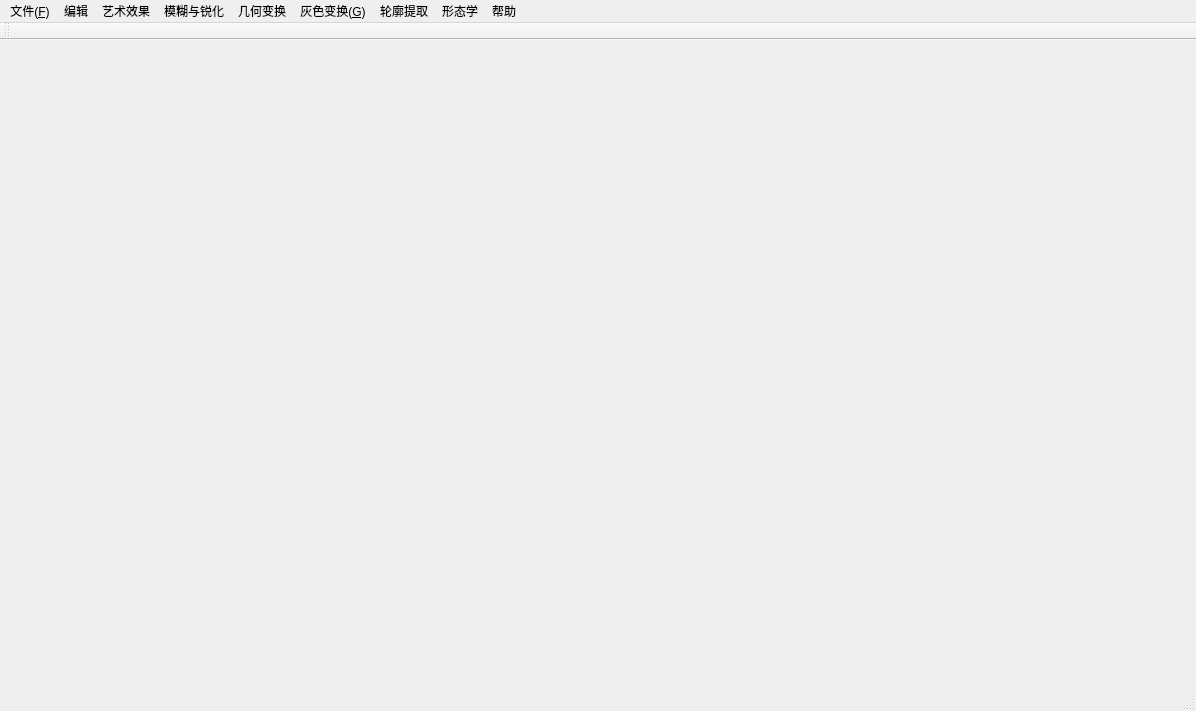
<?xml version="1.0" encoding="UTF-8"?>
<ui version="4.0">
 <class>MainWindow</class>
 <widget class="QMainWindow" name="MainWindow">
  <property name="geometry">
   <rect>
    <x>0</x>
    <y>0</y>
    <width>1196</width>
    <height>711</height>
   </rect>
  </property>
  <property name="windowTitle">
   <string>ImageQt</string>
  </property>
  <property name="windowIcon">
   <iconset resource="../res/default.qrc">
    <normaloff>:/img/logo_2.png</normaloff>:/img/logo_2.png</iconset>
  </property>
  <widget class="QWidget" name="centralwidget">
   <layout class="QVBoxLayout" name="verticalLayout_2">
    <item>
     <layout class="QVBoxLayout" name="verticalLayout">
      <item>
       <layout class="QHBoxLayout" name="horizontalLayout_4">
        <item>
         <widget class="GraphicsView" name="leftGraphicsView" native="true"/>
        </item>
        <item>
         <widget class="GraphicsView" name="rightGraphicsView" native="true"/>
        </item>
       </layout>
      </item>
     </layout>
    </item>
   </layout>
  </widget>
  <widget class="QStatusBar" name="statusBar"/>
  <widget class="QMenuBar" name="menuBar">
   <property name="geometry">
    <rect>
     <x>0</x>
     <y>0</y>
     <width>1196</width>
     <height>36</height>
    </rect>
   </property>
   <widget class="QMenu" name="menuFile">
    <property name="title">
     <string>文件(&amp;F)</string>
    </property>
    <addaction name="actionOpen"/>
    <addaction name="actionClose"/>
    <addaction name="actionSave"/>
    <addaction name="actionSave_As"/>
    <addaction name="separator"/>
    <addaction name="actionExit"/>
   </widget>
   <widget class="QMenu" name="menuEdit">
    <property name="title">
     <string>编辑</string>
    </property>
    <addaction name="actionRestore"/>
    <addaction name="actionHistogram"/>
    <addaction name="actionGrayscale"/>
    <addaction name="actionAdjust_brightness"/>
    <addaction name="separator"/>
    <addaction name="actionHistogramEqualization"/>
   </widget>
   <widget class="QMenu" name="menuHelp">
    <property name="title">
     <string>帮助</string>
    </property>
    <addaction name="actionAbout"/>
   </widget>
   <widget class="QMenu" name="menuGrey_Transfrom">
    <property name="title">
     <string>灰色变换(&amp;G)</string>
    </property>
    <addaction name="actionLinear_level_transformation"/>
    <addaction name="actionPower_transformation"/>
    <addaction name="actionLogarithm_grey_level_transformation"/>
    <addaction name="actionExp_transfrom"/>
    <addaction name="actionTwo_thresholds_transform"/>
    <addaction name="actionStretch_transformation"/>
    <addaction name="separator"/>
    <addaction name="actionBinaryzation"/>
   </widget>
   <widget class="QMenu" name="menuGeometric">
    <property name="title">
     <string>几何变换</string>
    </property>
    <widget class="QMenu" name="menuFlip">
     <property name="title">
      <string>翻转
</string>
     </property>
     <addaction name="actionHorizontal"/>
     <addaction name="actionVertical"/>
    </widget>
    <addaction name="zoomAction"/>
    <addaction name="actionRotate"/>
    <addaction name="menuFlip"/>
    <addaction name="actionMove"/>
    <addaction name="actionTranspose"/>
    <addaction name="actionZoomAdjacencyValue"/>
    <addaction name="actionBilinear"/>
   </widget>
   <widget class="QMenu" name="menuArtistic_Effect">
    <property name="title">
     <string>艺术效果</string>
    </property>
    <widget class="QMenu" name="menuFrame">
     <property name="title">
      <string>相框</string>
     </property>
     <addaction name="actionMovie_frame"/>
     <addaction name="actionClassic_frame"/>
     <addaction name="actionFlower_frame"/>
    </widget>
    <widget class="QMenu" name="menuTexture">
     <property name="title">
      <string>纹理</string>
     </property>
     <addaction name="actionMetal"/>
    </widget>
    <widget class="QMenu" name="menuTemperature">
     <property name="title">
      <string>色温</string>
     </property>
     <property name="icon">
      <iconset>
       <normaloff>:/img/src/temperature_72px.png</normaloff>:/img/src/temperature_72px.png</iconset>
     </property>
     <addaction name="actionCool"/>
     <addaction name="actionWarm"/>
    </widget>
    <addaction name="menuFrame"/>
    <addaction name="menuTexture"/>
    <addaction name="menuTemperature"/>
   </widget>
   <widget class="QMenu" name="menuBlur">
    <property name="title">
     <string>模糊与锐化</string>
    </property>
    <addaction name="actionSimple"/>
    <addaction name="actionGauss"/>
    <addaction name="separator"/>
    <addaction name="actionMeida_Filter"/>
    <addaction name="separator"/>
    <addaction name="actionLaplace"/>
   </widget>
   <widget class="QMenu" name="menuContour_extraction">
    <property name="title">
     <string>轮廓提取</string>
    </property>
    <addaction name="actionContour_extraction"/>
    <addaction name="actionEdge_following"/>
    <addaction name="separator"/>
    <addaction name="actionPrewitt"/>
    <addaction name="actionSobel"/>
   </widget>
   <widget class="QMenu" name="menuMorphology">
    <property name="title">
     <string>形态学</string>
    </property>
    <addaction name="actionDilate"/>
    <addaction name="actionExpansion"/>
    <addaction name="actionOpening"/>
    <addaction name="actionClosing"/>
    <addaction name="actionThinning"/>
   </widget>
   <addaction name="menuFile"/>
   <addaction name="menuEdit"/>
   <addaction name="menuArtistic_Effect"/>
   <addaction name="menuBlur"/>
   <addaction name="menuGeometric"/>
   <addaction name="menuGrey_Transfrom"/>
   <addaction name="menuContour_extraction"/>
   <addaction name="menuMorphology"/>
   <addaction name="menuHelp"/>
  </widget>
  <widget class="QToolBar" name="toolBar">
   <property name="windowTitle">
    <string>toolBar</string>
   </property>
   <attribute name="toolBarArea">
    <enum>TopToolBarArea</enum>
   </attribute>
   <attribute name="toolBarBreak">
    <bool>false</bool>
   </attribute>
  </widget>
  <action name="actionOpen">
   <property name="icon">
    <iconset resource="../res/default.qrc">
     <normaloff>:/img/open.svg</normaloff>:/img/open.svg</iconset>
   </property>
   <property name="text">
    <string>打开(&amp;O)</string>
   </property>
   <property name="toolTip">
    <string>打开一张图片</string>
   </property>
   <property name="shortcut">
    <string>Ctrl+O</string>
   </property>
  </action>
  <action name="actionClose">
   <property name="icon">
    <iconset resource="../res/default.qrc">
     <normaloff>:/img/clear.svg</normaloff>:/img/clear.svg</iconset>
   </property>
   <property name="text">
    <string>关闭图片</string>
   </property>
  </action>
  <action name="actionSave">
   <property name="icon">
    <iconset resource="../res/default.qrc">
     <normaloff>:/img/save.svg</normaloff>:/img/save.svg</iconset>
   </property>
   <property name="text">
    <string>保存(&amp;S)</string>
   </property>
   <property name="shortcut">
    <string>Ctrl+S</string>
   </property>
  </action>
  <action name="actionSave_As">
   <property name="text">
    <string>另存为</string>
   </property>
  </action>
  <action name="actionExit">
   <property name="text">
    <string>退出</string>
   </property>
   <property name="shortcut">
    <string>Ctrl+Q</string>
   </property>
  </action>
  <action name="actionAbout">
   <property name="icon">
    <iconset resource="../res/default.qrc">
     <normaloff>:/img/about.svg</normaloff>:/img/about.svg</iconset>
   </property>
   <property name="text">
    <string>关于</string>
   </property>
  </action>
  <action name="actionNormal">
   <property name="text">
    <string>Normal</string>
   </property>
  </action>
  <action name="actionAdjust">
   <property name="text">
    <string>Adjust</string>
   </property>
  </action>
  <action name="actionRestore">
   <property name="icon">
    <iconset resource="../res/default.qrc">
     <normaloff>:/img/restore.png</normaloff>:/img/restore.png</iconset>
   </property>
   <property name="text">
    <string>恢复</string>
   </property>
  </action>
  <action name="actionLeft">
   <property name="icon">
    <iconset>
     <normaloff>:/img/src/left.png</normaloff>:/img/src/left.png</iconset>
   </property>
   <property name="text">
    <string>&amp;Left</string>
   </property>
  </action>
  <action name="zoomAction">
   <property name="icon">
    <iconset>
     <normaloff>:/img/src/zoom.png</normaloff>:/img/src/zoom.png</iconset>
   </property>
   <property name="text">
    <string>缩放</string>
   </property>
  </action>
  <action name="actionGrayscale">
   <property name="text">
    <string>灰度图像</string>
   </property>
  </action>
  <action name="actionWarm">
   <property name="text">
    <string>&amp;Warm</string>
   </property>
  </action>
  <action name="actionCool">
   <property name="text">
    <string>&amp;Cool</string>
   </property>
  </action>
  <action name="actionMovie_frame">
   <property name="text">
    <string>电影</string>
   </property>
  </action>
  <action name="actionClassic_frame">
   <property name="text">
    <string>经典</string>
   </property>
  </action>
  <action name="actionFlower_frame">
   <property name="text">
    <string>小花</string>
   </property>
  </action>
  <action name="actionMetal">
   <property name="text">
    <string>金属</string>
   </property>
  </action>
  <action name="actionAdjust_brightness">
   <property name="icon">
    <iconset resource="../res/default.qrc">
     <normaloff>:/img/brightness.svg</normaloff>:/img/brightness.svg</iconset>
   </property>
   <property name="text">
    <string>亮度</string>
   </property>
  </action>
  <action name="actionHorizontal">
   <property name="icon">
    <iconset>
     <normaloff>:/img/src/horizontal.png</normaloff>:/img/src/horizontal.png</iconset>
   </property>
   <property name="text">
    <string>水平</string>
   </property>
  </action>
  <action name="actionVertical">
   <property name="icon">
    <iconset>
     <normaloff>:/img/src/vertical.png</normaloff>:/img/src/vertical.png</iconset>
   </property>
   <property name="text">
    <string>垂直</string>
   </property>
  </action>
  <action name="actionHistogram">
   <property name="icon">
    <iconset resource="../res/default.qrc">
     <normaloff>:/img/histogram.png</normaloff>:/img/histogram.png</iconset>
   </property>
   <property name="text">
    <string>直方图</string>
   </property>
  </action>
  <action name="actionLinear_level_transformation">
   <property name="icon">
    <iconset>
     <normaloff>:/img/src/line_graphic_72p.png</normaloff>:/img/src/line_graphic_72p.png</iconset>
   </property>
   <property name="text">
    <string>线性变换</string>
   </property>
  </action>
  <action name="actionLogarithm_grey_level_transformation">
   <property name="text">
    <string>对数变换</string>
   </property>
  </action>
  <action name="actionPower_transformation">
   <property name="text">
    <string>幂次变换</string>
   </property>
  </action>
  <action name="actionExp_transfrom">
   <property name="icon">
    <iconset>
     <normaloff>:/img/src/Line_Chart_72px.png</normaloff>:/img/src/Line_Chart_72px.png</iconset>
   </property>
   <property name="text">
    <string>指数变换</string>
   </property>
  </action>
  <action name="actionTwo_thresholds_transform">
   <property name="text">
    <string>双阈值变换</string>
   </property>
  </action>
  <action name="actionStretch_transformation">
   <property name="text">
    <string>拉伸变换</string>
   </property>
  </action>
  <action name="actionSimple">
   <property name="text">
    <string>简单模糊</string>
   </property>
  </action>
  <action name="actionGauss">
   <property name="icon">
    <iconset>
     <normaloff>:/img/src/blur_on_72px.png</normaloff>:/img/src/blur_on_72px.png</iconset>
   </property>
   <property name="text">
    <string>高斯模糊</string>
   </property>
  </action>
  <action name="actionMeida_Filter">
   <property name="text">
    <string>中值滤波</string>
   </property>
  </action>
  <action name="actionLaplace">
   <property name="text">
    <string>拉普拉斯锐化</string>
   </property>
  </action>
  <action name="actionSobel">
   <property name="text">
    <string>Sobel 边缘检测</string>
   </property>
  </action>
  <action name="actionBinaryzation">
   <property name="text">
    <string>二值化</string>
   </property>
  </action>
  <action name="actionPrewitt">
   <property name="text">
    <string>Prewitt 边缘检测</string>
   </property>
  </action>
  <action name="actionContour_extraction">
   <property name="text">
    <string>轮廓提取</string>
   </property>
  </action>
  <action name="actionEdge_following">
   <property name="text">
    <string>边缘跟踪</string>
   </property>
  </action>
  <action name="actionArea">
   <property name="text">
    <string>Area</string>
   </property>
  </action>
  <action name="actionCircumference">
   <property name="text">
    <string>Circumference</string>
   </property>
  </action>
  <action name="actionDilate">
   <property name="text">
    <string>腐蚀</string>
   </property>
  </action>
  <action name="actionExpansion">
   <property name="text">
    <string>膨胀</string>
   </property>
  </action>
  <action name="actionOpening">
   <property name="text">
    <string>开运算</string>
   </property>
  </action>
  <action name="actionClosing">
   <property name="text">
    <string>闭运算</string>
   </property>
  </action>
  <action name="actionThinning">
   <property name="text">
    <string>细化处理</string>
   </property>
  </action>
  <action name="actionEqualization">
   <property name="text">
    <string>Equalization</string>
   </property>
  </action>
  <action name="actionRotate">
   <property name="text">
    <string>旋转</string>
   </property>
  </action>
  <action name="actionHistogramEqualization">
   <property name="icon">
    <iconset>
     <normalon>:/img/histogram.png</normalon>
    </iconset>
   </property>
   <property name="text">
    <string>直方图均衡</string>
   </property>
  </action>
  <action name="actionGoback">
   <property name="icon">
    <iconset resource="../res/default.qrc">
     <normaloff>:/img/edit-redo-rtl.png</normaloff>:/img/edit-redo-rtl.png</iconset>
   </property>
   <property name="text">
    <string>Goback</string>
   </property>
   <property name="toolTip">
    <string>后退</string>
   </property>
  </action>
  <action name="actionGoForward">
   <property name="icon">
    <iconset resource="../res/default.qrc">
     <normaloff>:/img/edit-redo.png</normaloff>:/img/edit-redo.png</iconset>
   </property>
   <property name="text">
    <string>前进</string>
   </property>
  </action>
  <action name="actionLookBack">
   <property name="icon">
    <iconset resource="../res/default.qrc">
     <normaloff>:/img/horizontal.png</normaloff>:/img/horizontal.png</iconset>
   </property>
   <property name="text">
    <string>回看</string>
   </property>
  </action>
  <action name="actionMove">
   <property name="text">
    <string>平移</string>
   </property>
  </action>
  <action name="actionTranspose">
   <property name="text">
    <string>转置</string>
   </property>
  </action>
  <action name="actionZoomAdjacencyValue">
   <property name="text">
    <string>邻近值缩放</string>
   </property>
  </action>
  <action name="actionBilinear">
   <property name="text">
    <string>双线性缩放</string>
   </property>
  </action>
 </widget>
 <layoutdefault spacing="6" margin="11"/>
 <customwidgets>
  <customwidget>
   <class>GraphicsView</class>
   <extends>QWidget</extends>
   <header>graphicsview.h</header>
  </customwidget>
 </customwidgets>
 <resources>
  <include location="../res/default.qrc"/>
 </resources>
 <connections/>
</ui>
